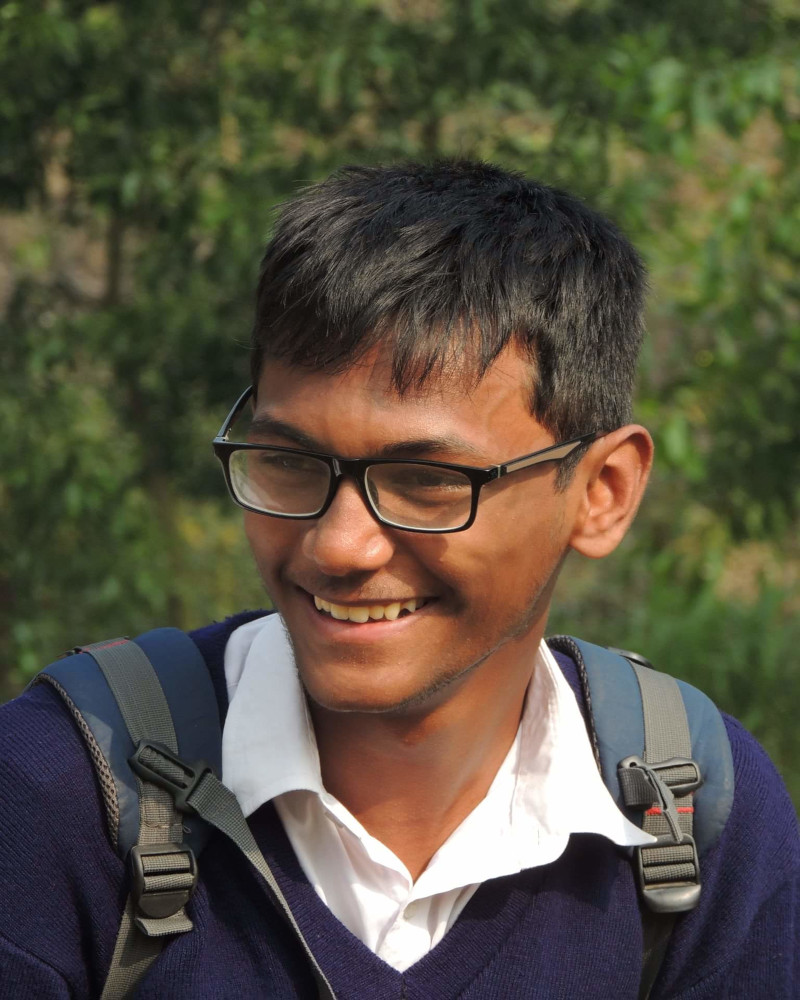
#> input picture examples/sample.jpg, 800 x 1000 px
$ python sample_1.py
#> lines starting #> are read from the running program, lines starting #| are printed output that depends on the picture
### jessica.py
from PIL import ImageDraw, ImageFont, Image
from random import choice, randint
from os.path import realpath, dirname, join


class Jessica(object):
    COLORS = ["#FF0000", "#FF4500", "#00EE00", "#00BFFF", "#FF1493", "#DC143C"]
    MAX_F_SIZE = 40
    MIN_F_SIZE = 8
    DEFAULT_FONT = "DroidSans.ttf"
    MIN_ANGLE = -30
    MAX_ANGLE = 30
    MAX_REPEAT = 5
    MIN_REPEAT = 1
    REPEAT = False

    def __init__(self, file_name, *texts):
#> called with file_name = 'sample.jpg'
        self.main_copy = Image.open(file_name)
#> self.main_copy is the input picture: PIL image 800x1000 RGB; mean R, G, B 87.1, 81.8, 65.1
        self.texts = texts

        self.max_font_size = Jessica.MAX_F_SIZE
        self.min_font_size = Jessica.MIN_F_SIZE
        self.max_angle = Jessica.MAX_ANGLE
        self.min_angle = Jessica.MIN_ANGLE
        self.colors = Jessica.COLORS
        self.repeat = Jessica.REPEAT
        self.max_repeat = Jessica.MAX_REPEAT
        self.min_repeat = Jessica.MIN_REPEAT
        self.font_path = join(dirname(realpath(__file__)), Jessica.DEFAULT_FONT)

        self.width, self.height = self.main_copy.size
#> self.width = 800; self.height = 1000

    def place_text(self, text):
        font = ImageFont.truetype(self.font_path, size=randint(self.min_font_size, self.max_font_size))
        text_image = Image.new('RGBA', font.getsize(text))
        draw_text = ImageDraw.ImageDraw(text_image)
        draw_text.text((0, 0), text, font=font, fill=choice(self.colors))
        text_image = text_image.rotate(randint(self.min_angle, self.max_angle), expand=1)

        w, h = text_image.size
        point = (randint(0, self.width - w), randint(0, self.height - h))
        self.image.paste(text_image, point, text_image)

    def render_image(self):
        self.image = self.main_copy
        for text in self.texts:
            if self.repeat:
                for _ in range(randint(self.min_repeat, self.max_repeat)):
                    self.place_text(text)
            else:
                self.place_text(text)
#> this loop made 5 passes
#> pass 1, in place_text, `text_image = text_image.rotate(randint(self.min_angle, self.max_angle)..`:
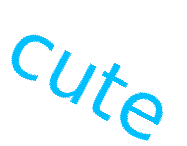
#> text_image: PIL image 187x146 RGBA; mean R, G, B, A 0, 21.3, 28.4, 24.8; transparent parts drawn white
#> pass 1, in place_text (call 2), `text_image = text_image.rotate(randint(self.min_angle, self.max_angle)..`:
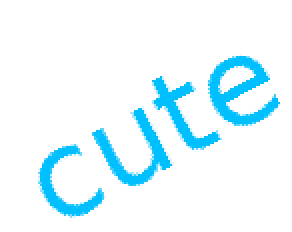
#> text_image: PIL image 146x116 RGBA (shown 2 times larger); mean R, G, B, A 0, 22.5, 30, 25.1; transparent parts drawn white

        return self.image

    def render_and_save(self, file_name):
        self.render_image().save(file_name)
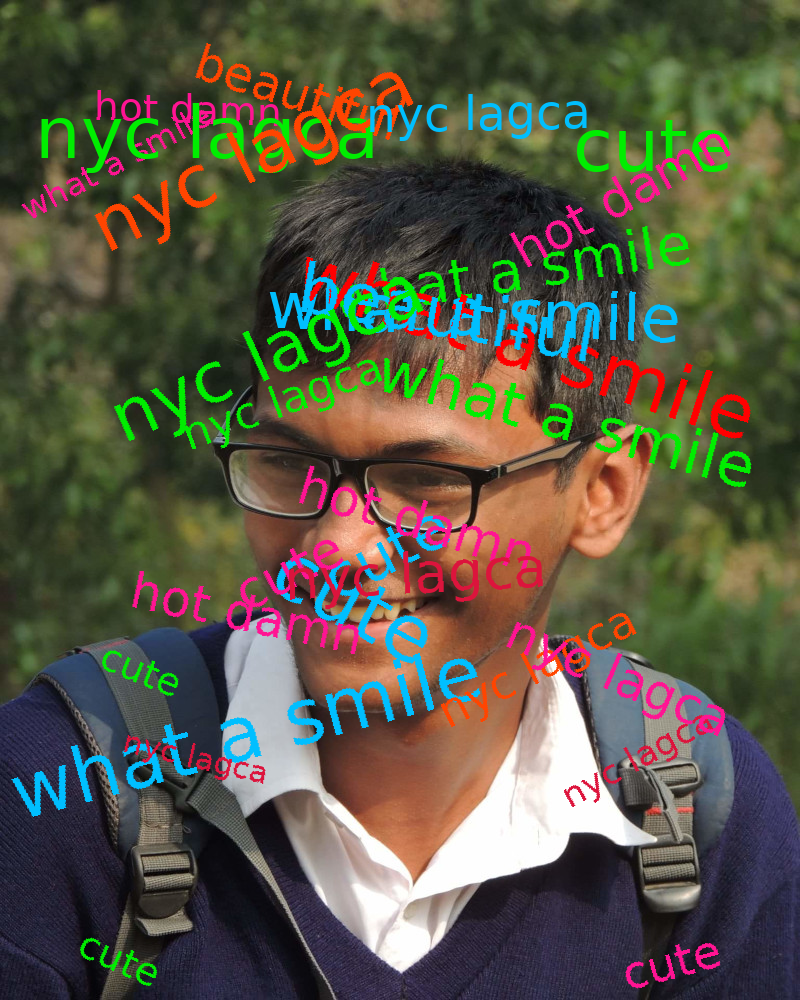
#> saved as output.jpg: PIL image 800x1000 RGB; mean R, G, B 88.9, 86.8, 68.8

### examples/sample_1.py
from jessica import Jessica

photo = Jessica("sample.jpg", "cute", "what a smile", "hot damn", "beautiful", "nyc lagca")
photo.repeat = True
photo.max_repeat = 10
photo.min_font_size = 30
photo.max_font_size = 80
photo.render_and_save("output.jpg")
